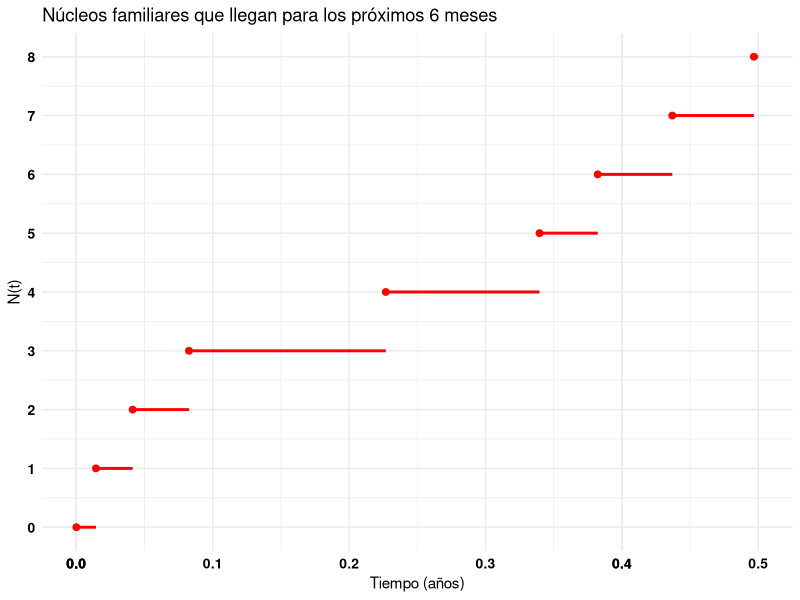
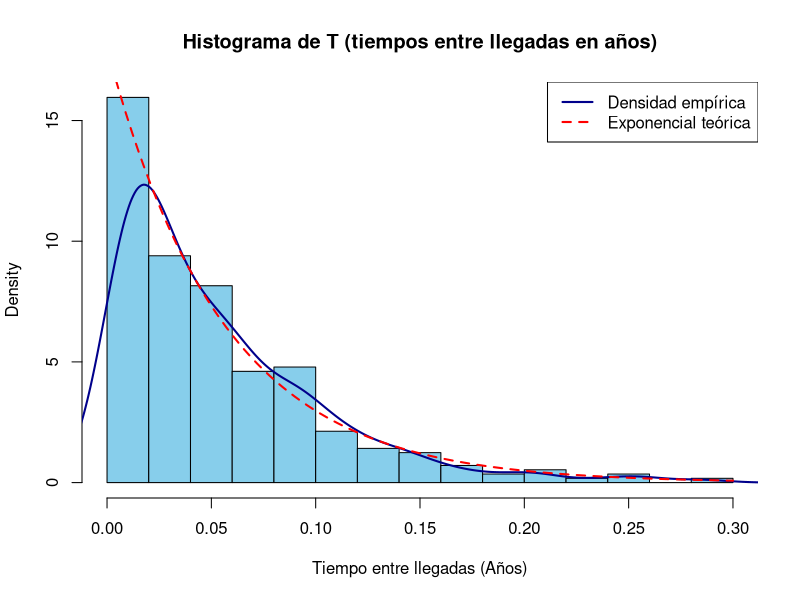

R code for these plots, in order:
library(ggplot2)

ProcesoPois <- function(t, lambda){
  N <- rpois(1, t * lambda)
  C <- sort(runif(N, 0, t))
  data.frame(x = c(0, C), y = 0:N)
}

# Datos simulados
N6 <- ProcesoPois(0.5, 18)

# Construcción de segmentos horizontales
segmentos <- data.frame(
  x_inicio = N6$x,
  x_fin = c(N6$x[-1], 0.5),  # finaliza en 0.5
  y = N6$y
)

# Gráfico con solo líneas horizontales y puntos
ggplot() +
  geom_segment(data = segmentos, aes(x = x_inicio, xend = x_fin, y = y, yend = y),
               color = "red", size = 1) +
  geom_point(data = N6, aes(x = x, y = y), color = "red", size = 2) +
  scale_x_continuous(name = "Tiempo (años)", breaks = round(unique(N6$x), 1)) +
  scale_y_continuous(name = "N(t)", breaks = 0:max(N6$y)) +
  ggtitle("Núcleos familiares que llegan para los próximos 6 meses") +
  theme_minimal() +
  theme(
    # Etiquetas de los ejes (los números)
    axis.text.x = element_text(face = "bold", color = "black", size = 10),
    axis.text.y = element_text(face = "bold", color = "black", size = 10)
  )


# Datos simulados para 15 años
N15 <- ProcesoPois(15, 18)
# Tiempos entre llegadas
interarrivals <- diff(N15$x)

summary(interarrivals)

# Histograma con densidad
hist(interarrivals, breaks = 20, probability = TRUE, col = "skyblue",
     main = "Histograma de T (tiempos entre llegadas en años)",
     xlab = "Tiempo entre llegadas (Años)")

lines(density(interarrivals), col = "darkblue", lwd = 2)
curve(dexp(x, rate = 18), add = TRUE, col = "red", lwd = 2, lty = 2)
legend("topright", legend = c("Densidad empírica", "Exponencial teórica"), 
       col = c("darkblue", "red"), lty = c(1, 2), lwd = 2)



n <- 100000
medianas <- replicate(n, mean(diff(ProcesoPois(15,18)$x)))
summary(medianas)

